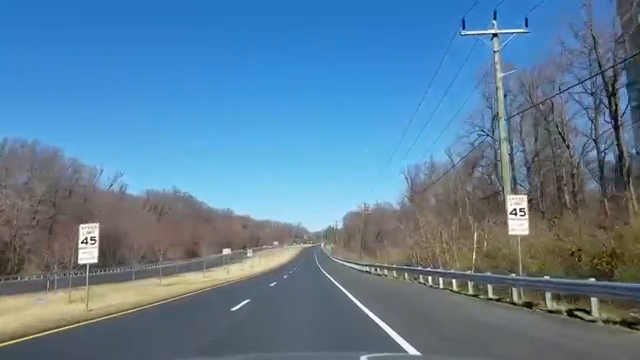
#> input picture frame 89 of OpenCV/lanes.mp4, 640 x 360 px
$ python RoadLane.py
#> lines starting #> are read from the running program, lines starting #| are printed output that depends on the picture; after the words box and inside, x2 and y2 are one past the last pixel; in counts of white or black regions, pixels touching at a corner belong together
import numpy as np
import cv2 as cv
import matplotlib.pylab as plt

def RoI(imag, vertices):
    mask = np.zeros_like(imag)
    matchMaskColor = 255
    cv.fillPoly(mask, vertices, matchMaskColor)
    maskImag = cv.bitwise_and(imag, mask)
    return maskImag

cap = cv.VideoCapture('lanes.mp4')
while cap.isOpened():
    ret, img = cap.read()
#> img is the input picture: shape (360, 640, 3); mean B, G, R 152.9, 126.5, 92.3
    if ret == True:
        # img = cv.imread('./images/road.jfif')
        # img = cv.cvtColor(img, cv.COLOR_BGR2RGB)

        height = img.shape[0]
#> height = 360
        width = img.shape[1]
#> width = 640

        regionOfInterestVertices = [
            (0, height),
            (0, height - 10),
            (width/2, 2*height/3 + 15),
            (width, height)
        ]

        gray = cv.cvtColor(img, cv.COLOR_BGR2GRAY)
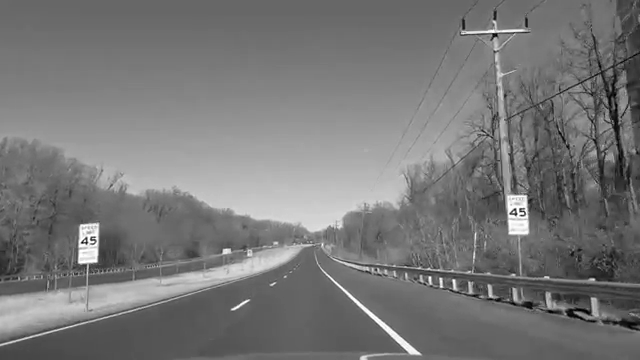
#> gray: shape (360, 640); min 0, max 255, mean 119.3
        edges = cv.Canny(gray, 50, 200, L2gradient = True)
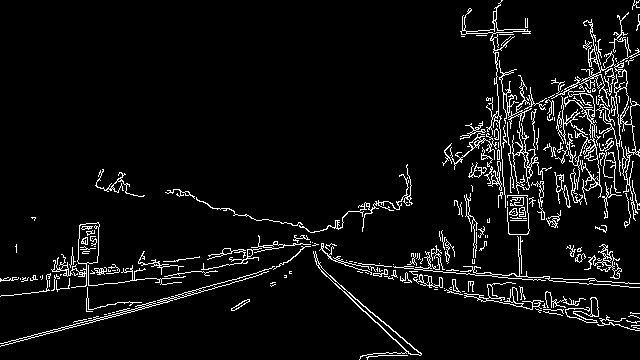
#> edges: shape (360, 640); 5.8% white in thin lines or dots

        newImg = RoI(edges, np.array([regionOfInterestVertices], np.int32))
#> in RoI, `cv.fillPoly(mask, vertices, matchMaskColor)`:
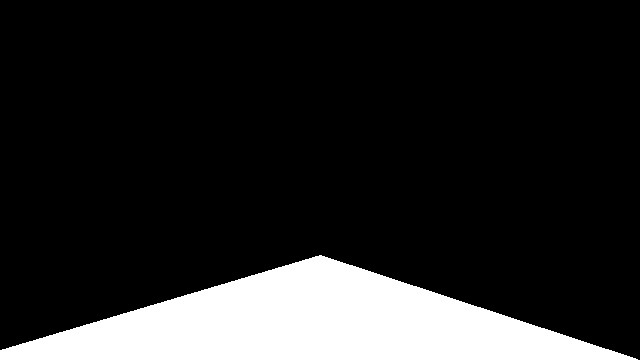
#> mask: shape (360, 640); 15.3% white; 1 white region, box (x1, y1, x2, y2) and area: (0, 255, 638, 360) 35204
#> in RoI, `maskImag = cv.bitwise_and(imag, mask)`:
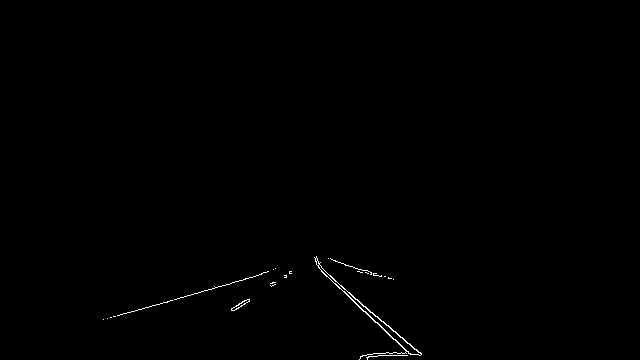
#> maskImag: shape (360, 640); 0.34% white in thin lines or dots, all inside (x1, y1, x2, y2) = (103, 256, 422, 360)

        lines = cv.HoughLinesP(newImg, 1, np.pi / 180, 20, minLineLength=1, maxLineGap=35)
#> lines = [[103, 319, 261, 274], [318, 267, 411, 354], [377, 316, 421, 354], [316, 264, 414, 349], [328, 258, 379, 276], [373, 353, 420, 352], [360, 356, 421, 353], [231, 309, 316, 256], [359, 307, 408, 352], [234, 310, 290, 273]]

        for line in lines:
            x1, y1, x2, y2 = line[0]
            cv.line(img, (x1, y1), (x2, y2), (255, 0, 255), 2)
#> this loop made 10 passes
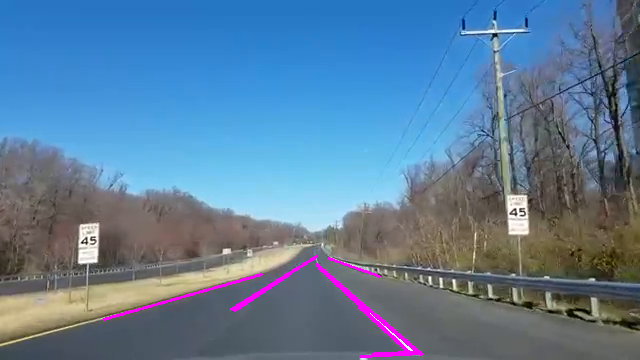
#> img: shape (360, 640, 3); 0.95% of pixels changed, all inside (x1, y1, x2, y2) = (102, 255, 423, 358)
        cv.imshow('feed', img)
        if cv.waitKey(10) & 0xFF == ord('q'):
#> (key q is pressed here)
            break

cap.release()
cv.destroyAllWindows()

$ run again, starting later in the video
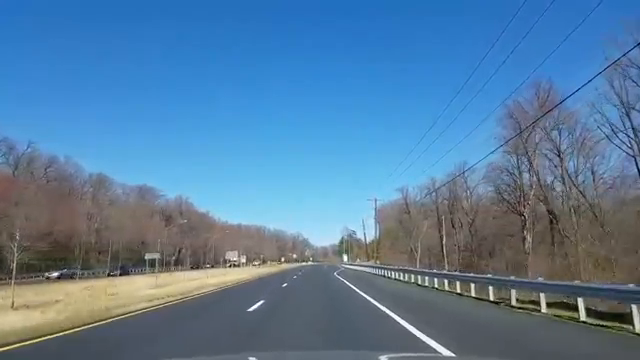
#> input picture frame 400 of OpenCV/lanes.mp4, 640 x 360 px
#> img is the input picture: shape (360, 640, 3); mean B, G, R 157.7, 125, 87.2
#> `edges = cv.Canny(gray, 50, 200, L2gradient = True)`:
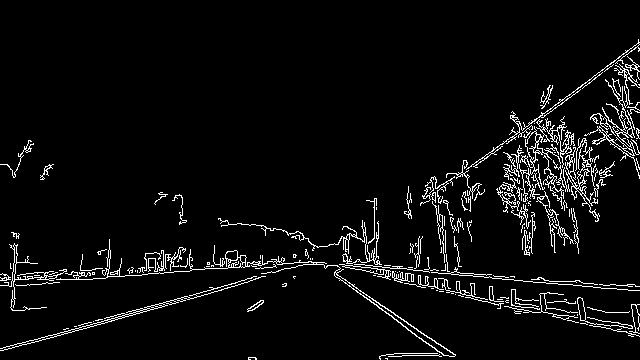
#> edges: shape (360, 640); 4.9% white in thin lines or dots, all inside (x1, y1, x2, y2) = (0, 39, 640, 360)
#> mask: shape (360, 640); 15.3% white; 1 white region, box (x1, y1, x2, y2) and area: (0, 255, 638, 360) 35204
#> maskImag: shape (360, 640); 0.59% white in thin lines or dots, all inside (x1, y1, x2, y2) = (0, 258, 456, 360)
#> lines = 16 rows, first 6: [53, 337, 255, 279], [135, 310, 309, 261], [0, 350, 311, 261], [319, 262, 454, 356], [310, 258, 444, 355], [3, 350, 196, 295]
#> the loop `for line in lines:` made 16 passes
#> after the loop `for line in lines:`:
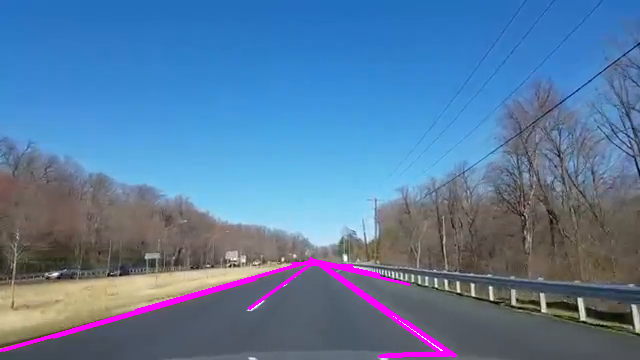
#> img: shape (360, 640, 3); 1.62% of pixels changed, all inside (x1, y1, x2, y2) = (0, 257, 457, 358)

$ run again, starting later in the video
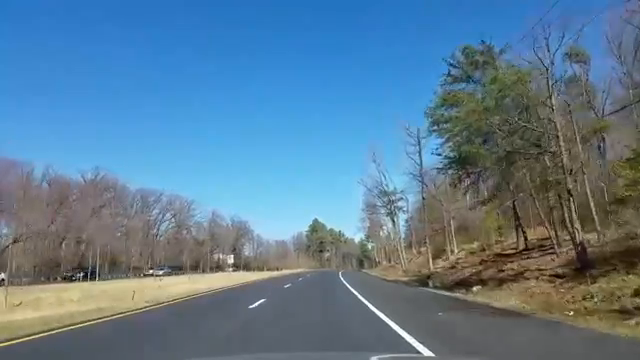
#> input picture frame 712 of OpenCV/lanes.mp4, 640 x 360 px
#> img is the input picture: shape (360, 640, 3); mean B, G, R 147.8, 124.6, 92.7
#> `edges = cv.Canny(gray, 50, 200, L2gradient = True)`:
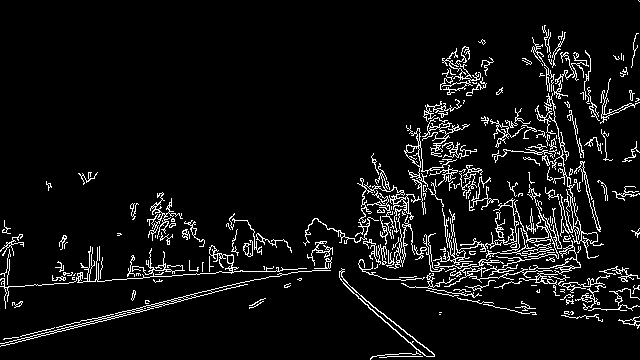
#> edges: shape (360, 640); 6.6% white in thin lines or dots
#> mask: shape (360, 640); 15.3% white; 1 white region, box (x1, y1, x2, y2) and area: (0, 255, 638, 360) 35204
#> maskImag: shape (360, 640); 0.49% white in thin lines or dots, all inside (x1, y1, x2, y2) = (73, 256, 442, 360)
#> lines = 18 rows, first 6: [139, 310, 330, 263], [325, 267, 420, 352], [150, 305, 330, 260], [312, 257, 434, 356], [73, 328, 180, 301], [372, 356, 431, 351]
#> the loop `for line in lines:` made 18 passes
#> after the loop `for line in lines:`:
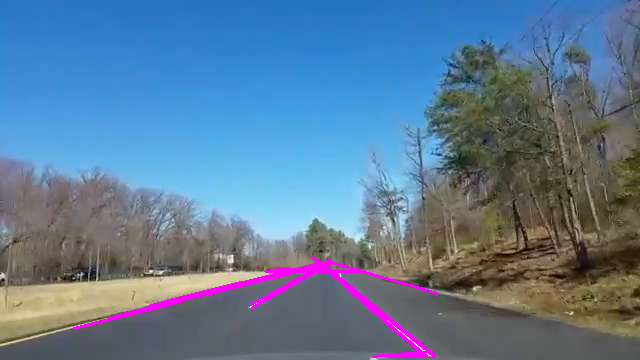
#> img: shape (360, 640, 3); 1.54% of pixels changed, all inside (x1, y1, x2, y2) = (72, 256, 439, 358)
